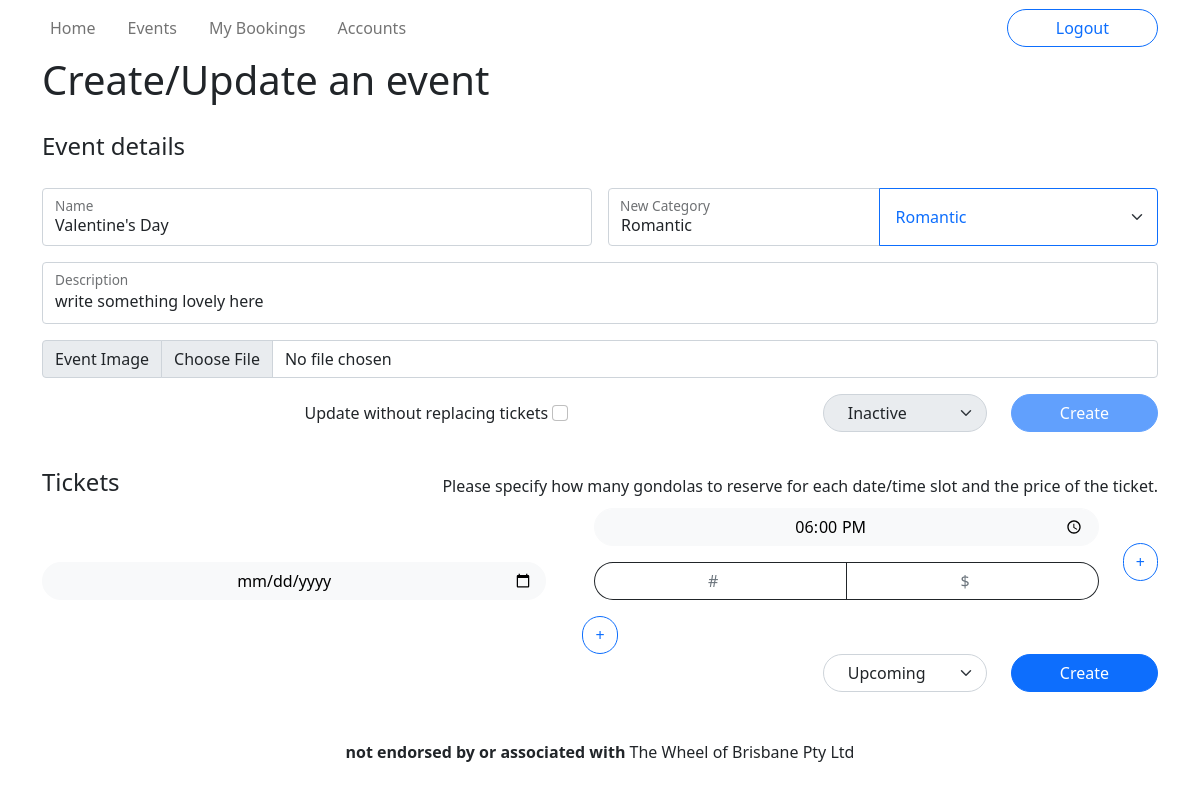
The app's page /events/15/update (signed in), older data.
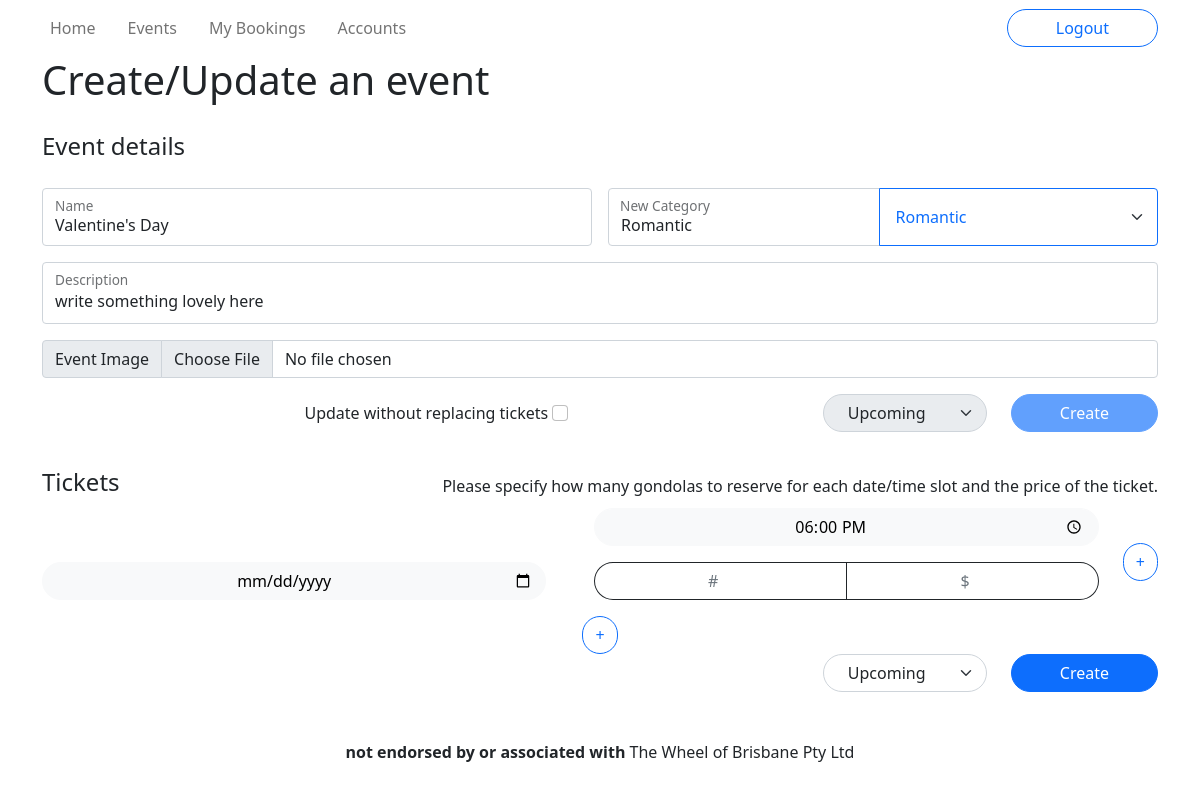
The same page, newer data.
### wheel/models.py (models this page shows, shortened)
class Event(db.Model):
    __tablename__ = 'events'
    id = db.Column(db.Integer, primary_key=True)
    name = db.Column(db.String(255), nullable=False)
    description = db.Column(db.Text)
    category = db.Column(db.String(40))
    status = db.Column(db.Enum('upcoming', 'inactive', 'cancelled', 'booked out'), nullable=False)
    image = db.Column(db.String(255))
    reviews = db.relationship('Review', backref='event')
    tickets = db.relationship('Ticket', backref='event')
    @staticmethod
    def get(id: int):
        return Event.query.get(id)
    @staticmethod
    def getAllCategories():
        return [event.category for event in Event.query.group_by('category').all()]

### wheel/controllers/events.py (the view, shortened to what this page needs)
@events.route('/<int:id>/update', methods=['GET', 'POST'])
@events.route('/create', methods=['GET', 'POST'])
@login_required
def create(id=None):
    if not current_user.is_admin():
        flash( "You are not an administrator. You can't create or update events", 'danger' )
        return redirect( url_for('index.get') )
    form = CreateEventForm()
    form.category.choices = [("", "new category"), *[(category, category) for category in Event.getAllCategories()]]
    form.changeDefaultStatus = lambda status: changeDefaultStatus(status)
    def changeDefaultStatus(status):
        form.status.default = status
        form.process()
        return form.status
    if id:
        event = Event.get(id)
        tickets = [ {
            "date": date,
            "tickets": [ {
                "remaining": ticket.remaining,
                "price": ticket.price
            } for ticket in tickets]
        } for date, tickets in Ticket.groupTicketsByDate(event.tickets) ]
        form.name.data = event.name
        form.desc.data = event.description
        form.image.data = event.image
        form.status.data = event.status
        form.category.data = event.category
        form.newcategory.data = event.category
        return render_template('create.html', form=form, event_id=id, tickets=json.dumps(tickets) )
    now = datetime.now().strftime("%Y-%m-%d")
    return render_template('create.html', form=form, event_id=id, now=now)

### wheel/forms.py
class CreateEventForm(FlaskForm):
    name = StringField('Name', validators=[InputRequired()])
    desc = StringField('Description', validators=[InputRequired()])
    image = FileField('Event Image', validators=[FileAllowed(ALLOWED_FILE, message='Only supports png, jpg, JPG, PNG')])
    status = SelectField('Status', choices=[('inactive', 'Inactive'), ('upcoming', 'Upcoming'), ('booked out', 'Booked Out'), ('cancelled', 'Cancelled')])
    category = SelectField('Category')
    newcategory = StringField('New Category')
    tickets = StringField('Tickets') # note: you don't have to use this in the template. the Javascript on the create.html page adds this on submit. but it does have to be here
    submit = SubmitField("Create")

### wheel/models.py (called while the page is built)
    @staticmethod
    def get(id: int):
        return User.query.get(id)

    def is_admin(self):
        return self.type == 'administrator'

### wheel/templates/create.html (shortened to what the changed rows need)
{% extends 'base.html' %}
{% block title %}Create/Update an event{% endblock %}
{% block content %}
<form id="create-event" method="POST" action="{{ url_for('events.create') if event_id == None else url_for('events.create', id=event_id) }}" enctype="multipart/form-data">
    <fieldset class="row mb-3 g-3">
        <div class="col-lg-6">
            <div class="form-floating">
                {{ form.name(class="form-control", placeholder="Give this event a name") }}
                {{ form.name.label }}
            </div>
        </div>
        <div class="col-lg-6">
            <div class="input-group form-floating">
                {{ form.newcategory(class="form-control", placeholder="select a category for this event") }}
                {{ form.newcategory.label(style="z-index: 3") }}
                {{ form.category(class="form-select btn-outline-primary p-3") }}
            </div>
        </div>
        <div class="input-group">
            {{ form.image.label(class="input-group-text") }}
            {{ form.image(class="form-control") }}
        </div>
        {% if event_id %}
            <div class="row m-3">
                <div class="col-md text-center my-auto">
                    <label for="continueWoTickets"
                            class="form-check-label">Update without replacing tickets</label>
                    <input id="continueWoTickets" class="form-check-input" type="checkbox" >
                </div>
                <div class="col-6 col-md-auto ms-md-0">
                    {{ form.status(class="form-select rounded-pill w-100 ps-4 pe-5", disabled=True) }}
                </div>
                <div class="col-6 col-md-auto">
                    {{ form.submit(class="btn btn-primary rounded-pill px-5", disabled=True) }}
                </div>
            </div>
        {% endif %}
    </fieldset>
            {% set upcoming = form.changeDefaultStatus("upcoming") %}
</form>
{% endblock %}

Row changes from the older to the newer data that the page shows:
changed Event "Valentine's Day": status "Inactive" → "Upcoming"
